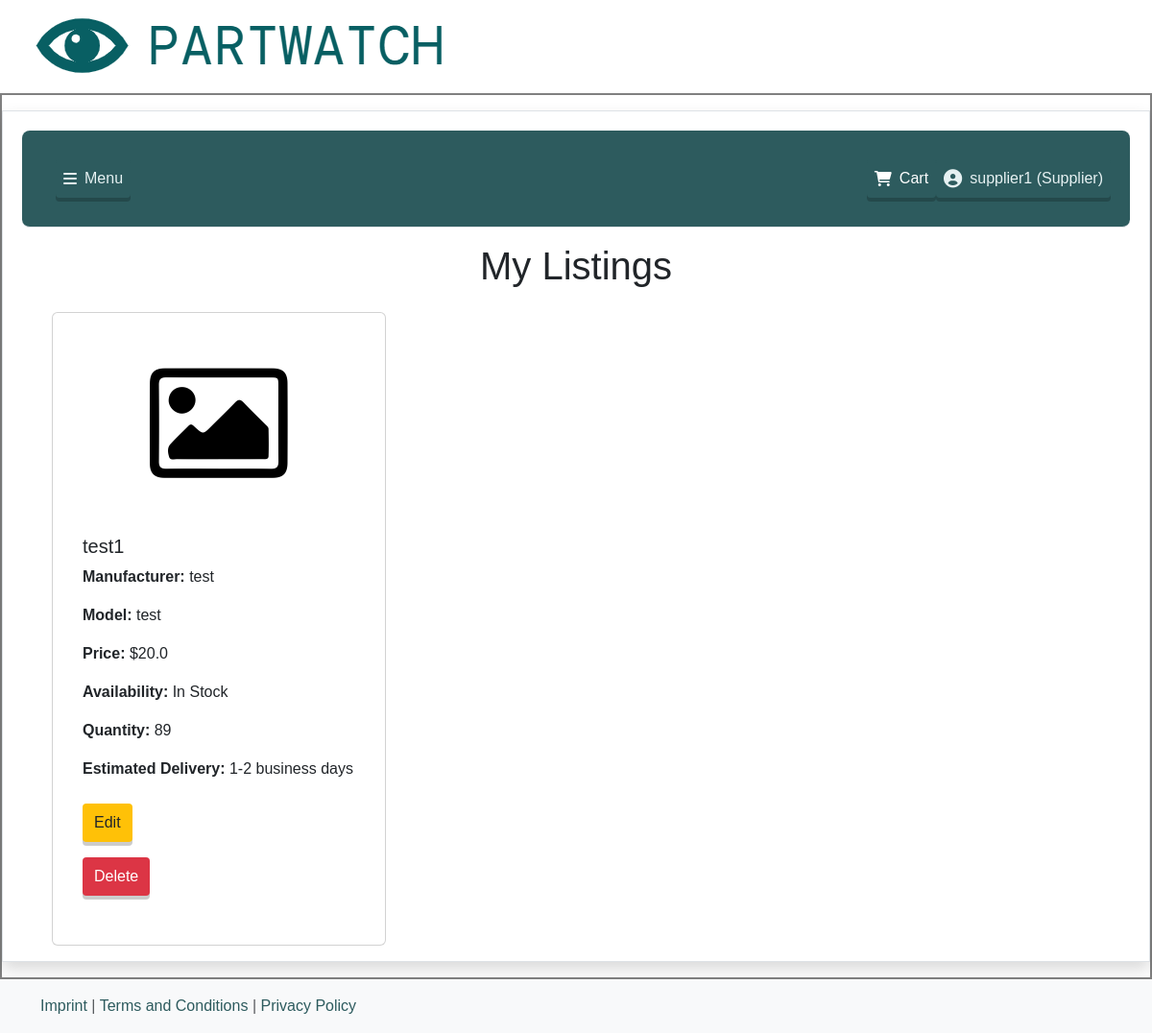
Page /my_listings (signed in) on the earlier database version.
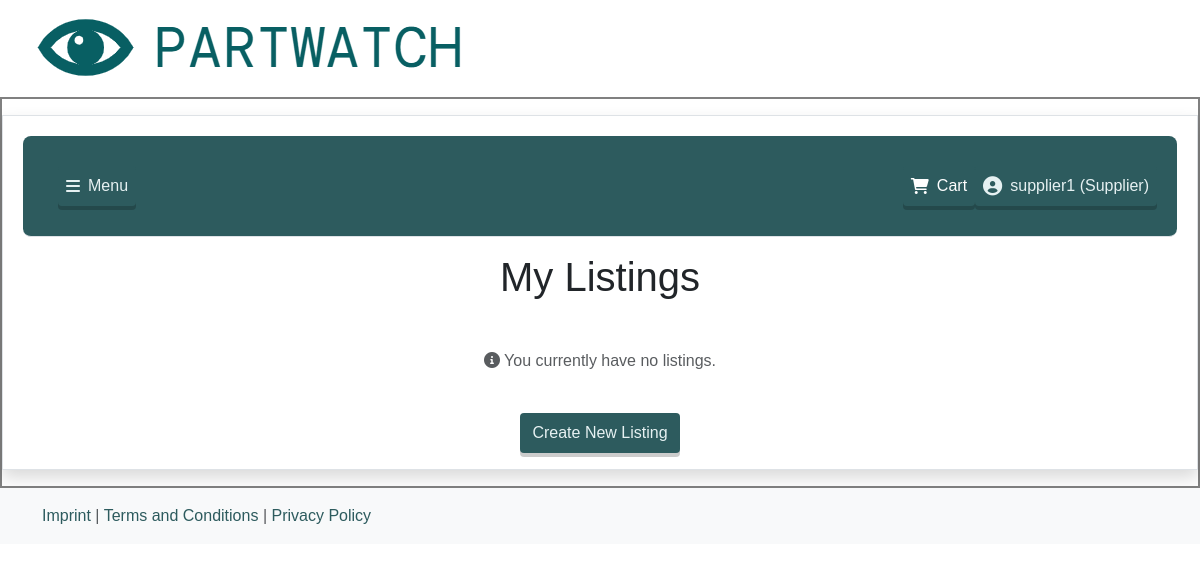
Same page on the later database version.
### models.py (models this page shows, shortened)
class Part(db.Model):
    id = db.Column(db.Integer, primary_key=True)
    name = db.Column(db.String(150), nullable=False)
    supplier_id = db.Column(db.Integer, db.ForeignKey('user.id'), nullable=False)
    supplier = db.relationship('User', backref=db.backref('parts', lazy=True, cascade="all, delete-orphan"))
    price = db.Column(db.Float, nullable=False)
    availability = db.Column(db.String(100), nullable=False)
    quantity = db.Column(db.Integer, nullable=False)
    delivery = db.Column(db.String(100), nullable=False)
    image = db.Column(db.String(200), nullable=True)
    description = db.Column(db.Text, nullable=False)
    manufacturer = db.Column(db.String(100), nullable=False)
    model = db.Column(db.String(100), nullable=False)
    purchases = db.relationship(
        'Purchase',
        back_populates='part',
        lazy=True,
        primaryjoin="and_(Part.id==Purchase.part_id, Purchase.order_id==None)",
        cascade="all, delete-orphan"
    )

### app.py (the view)
@app.route('/my_listings')
@login_required
def my_listings():
    if current_user.role != 'supplier':
        flash('Only suppliers can view their listings.', 'danger')
        return redirect(url_for('index'))
    parts = Part.query.filter_by(supplier_id=current_user.id).all()
    return render_template('my_listings.html', parts=parts)

### app.py (called while the page is built)
@login_manager.user_loader
def load_user(user_id):
    return User.query.get(int(user_id))

### templates/my_listings.html (shortened to what this page needs)
{% extends "base.html" %}
{% block HEADER %}
    <h1 class="text-center mb-4">My Listings</h1>
{% endblock %}
{% block CONTENT %}
<div class="container">
    {% if parts %}
        <div class="row row-cols-1 row-cols-md-3 g-4">
            {% for part in parts %}
                <div class="col">
                    <div class="card h-100">
                        {% if part.image %}
                            <img src="{{ url_for('static', filename='images/' + part.image) }}" class="card-img-top" alt="{{ part.name }}">
                        {% else %}
                            <img src="{{ url_for('static', filename='images/default.png') }}" class="card-img-top" alt="{{ part.name }}">
                        {% endif %}
                        <div class="card-body">
                            <h5 class="card-title">{{ part.name }}</h5>
                            <p class="card-text"><strong>Manufacturer:</strong> {{ part.manufacturer }}</p>
                            <p class="card-text"><strong>Model:</strong> {{ part.model }}</p>
                            <p class="card-text"><strong>Price:</strong> ${{ part.price }}</p>
                            <p class="card-text"><strong>Availability:</strong> {{ part.availability }}</p>
                            <p class="card-text"><strong>Quantity:</strong> {{ part.quantity }}</p>
                            <p class="card-text"><strong>Estimated Delivery:</strong> {{ part.delivery }}</p>
                            <a href="{{ url_for('edit_part', part_id=part.id) }}" class="custom-button btn-yellow mt-2">Edit</a>
                            <form action="{{ url_for('delete_part', part_id=part.id) }}" method="POST" class="mt-3">
                                <button type="submit" class="custom-button btn-red">Delete</button>
                            </form>
                        </div>
                    </div>
                </div>
            {% endfor %}
        </div>
    {% else %}
        <div class="text-center py-4">
            <p class="text-muted"><i class="fas fa-info-circle"></i> You currently have no listings.</p>
        </div>
        <div class="text-center">
            <a href="{{ url_for('offer_part') }}" class="custom-button">Create New Listing</a>
        </div>
    {% endif %}
</div>
{% endblock %}

Differences in the rows shown:
removed Part: name "test1", manufacturer "test", model "test", price "20.0", availability "In Stock", quantity "89", delivery "1-2 business days"
Other differences:
text now shown: "You currently have no listings. Create New Listing"
